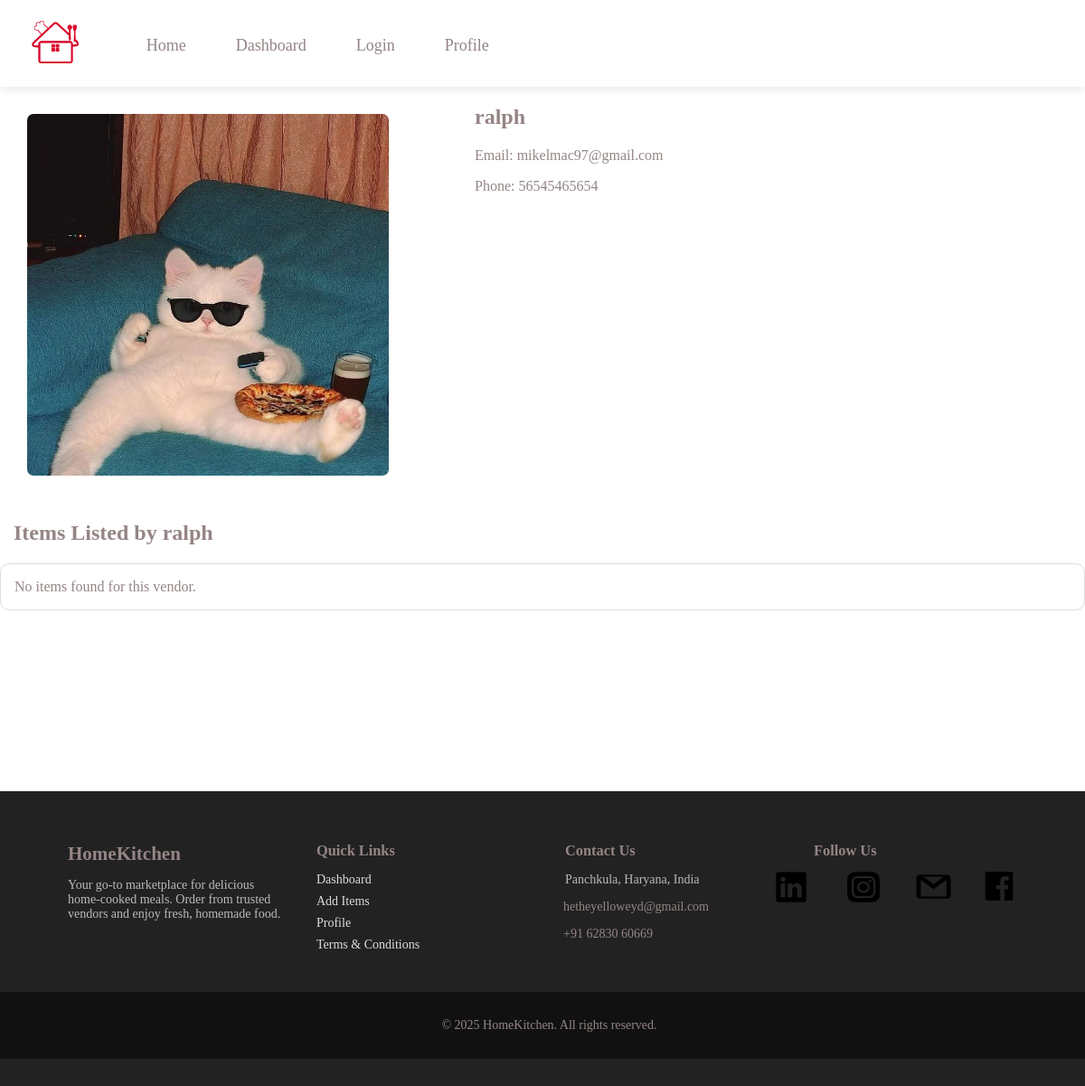
The app's page /vendor/3 with its own data.
### main.py (models this page shows, shortened)
class User(db.Model):
    id = db.Column(db.Integer, primary_key=True)
    name = db.Column(db.String(100), nullable=False)
    phone = db.Column(db.String(15), nullable= False, unique=True)
    email = db.Column(db.String(120), unique=True, nullable=False)
    password_hash = db.Column(db.String(200), nullable=False)
    upi_id = db.Column(db.String(50), nullable=True)
    role = db.Column(db.String(10), nullable=False)
    items = db.relationship('Item', backref='seller')
    created_at= db.Column(db.DateTime, default= datetime.datetime.utcnow)
    email_verified = db.Column(db.Boolean, default=False)
    business_name = db.Column(db.String(150), nullable=True, unique=True)
    terms_accepted = db.Column(db.Boolean, default=False)
    address = db.Column(db.String(255), nullable=True)
    latitude = db.Column(db.String(50), nullable=True)
    longitude = db.Column(db.String(50), nullable=True)

### main.py (the view)
@app.route('/vendor/<int:vendor_id>')
def vendor_details(vendor_id):
    vendor = User.query.filter_by(id=vendor_id, role='vendor').first()
    if not vendor:
        flash("Vendor not found!", "danger")
        return redirect(url_for('dashboard'))
    items = Item.query.filter_by(user_id=vendor.id).all()
    return render_template('vendor_details.html', vendor=vendor, items=items)

### templates/vendor_details.html (shortened to what this page needs)
{% extends "base.html" %}
{% block content %}
<div class="vendor-details-container">
    <img src="{{ url_for('static', filename=vendor.profile_image if vendor.profile_image else 'images/default-user.jpg') }}" alt="Vendor Image">
    <div>
        <h2>{{ vendor.name }}</h2>
        <p>Email: {{ vendor.email }}</p>
        <p>Phone: {{ vendor.phone }}</p>
    </div>
</div>
<h2>Items Listed by {{ vendor.name }}</h2>
<div class="item-container">
    {% if items %}
        {% for item in items %}
            <div class="item-card">
                <a href="{{ url_for('item_details', item_id=item.id) }}">
                    <img src="{{ url_for('static', filename=item.image_url) }}" alt="Item Image">
                </a>
                <div class="item-details">
                    <h2>{{ item.name }}</h2>
                    <p>₹{{ item.amount }}</p>
                </div>
            </div>
        {% endfor %}
    {% else %}
        <p>No items found for this vendor.</p>
    {% endif %}
</div>
{% endblock content %}

### static/style/style.css (style rules this page uses)
body { margin: 0; padding: 0; font-family: 'Times New Roman', Times, serif }
h1, h2, h3, p,a { margin-left: 15px; color: #958585; text-decoration: none; }
.item-container { display: flex; flex-wrap: wrap; gap: 20px; max-height: 600px; overflow-y: auto; border: 1px solid #ddd; border-radius: 10px; }
.vendor-details-container { width: 100%; display: flex; flex-wrap: wrap; gap: 50px; }
.vendor-details-container img { margin: 30px; width: 400px; height: 400px; object-fit: cover; border-radius: 7px; }

### records on screen
User: name "ralph", email "mikelmac97@gmail.com", phone "56545465654"
